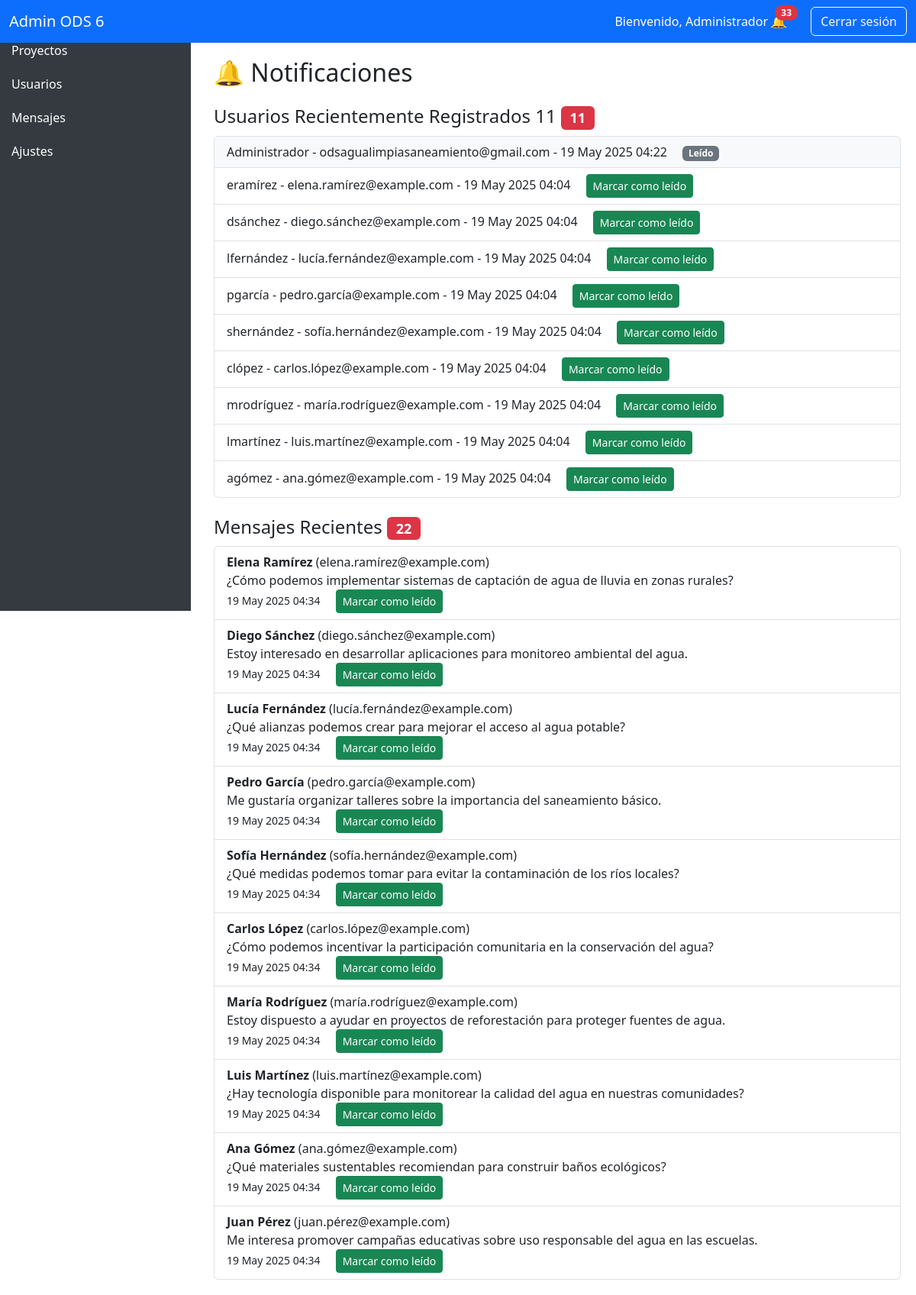
/panel/notificaciones/ (signed in), run on the app's committed database.
### agua/models.py (models this page shows, shortened)
class MensajeContacto(models.Model):
    usuario = models.ForeignKey(User, on_delete=models.CASCADE, null=True, blank=True)
    nombre = models.CharField(max_length=100)
    email = models.EmailField()
    mensaje = models.TextField()
    fecha = models.DateTimeField(auto_now_add=True)
    respondido = models.BooleanField(default=False)
    respuesta = models.TextField(blank=True, null=True)

### agua/views.py (the view)
# urls.py: path('panel/notificaciones/', views.notificaciones_admin, name='notificaciones_admin'),
@login_required
@user_passes_test(lambda u: u.is_superuser)
def notificaciones_admin(request):
    nuevos_usuarios = User.objects.order_by('-date_joined')[:10]
    mensajes = MensajeContacto.objects.order_by('-fecha')[:10]
    mensajes_no_respondidos = MensajeContacto.objects.filter(respondido=False).count()
    usuarios_no_leidos = UsuarioLeido.objects.filter(leido=False).count()
    total_notificaciones = mensajes_no_respondidos + usuarios_no_leidos
    return render(request, 'agua/notificaciones_admin.html', {
        'nuevos_usuarios': nuevos_usuarios,
        'mensajes': mensajes,
        'mensajes_no_respondidos': mensajes_no_respondidos,
        'usuarios_no_leidos': usuarios_no_leidos,
        'total_notificaciones': total_notificaciones,  # Pasar el total de notificaciones
    })

### agua/context_processors.py (called while the page is built)
def notificaciones_context(request):
    mensajes_no_respondidos = MensajeContacto.objects.filter(respondido=False).count()
    usuarios_no_leidos = UsuarioLeido.objects.filter(leido=False).count()
    return {
        'usuarios_no_leidos': usuarios_no_leidos,
        'mensajes_no_respondidos': mensajes_no_respondidos
    }

### agua/templates/agua/notificaciones_admin.html
{% extends 'agua/base_admin.html' %}
{% block content %}
<h2>🔔 Notificaciones</h2>
<h4 class="mt-4">
    Usuarios Recientemente Registrados
    {{ usuarios_no_leidos }}
    {% if usuarios_no_leidos > 0 %}
        <span class="badge bg-danger">{{ usuarios_no_leidos }}</span>
    {% endif %}
</h4>
<ul class="list-group">
    {% for usuario in nuevos_usuarios %}
        <li class="list-group-item {% if usuario.usuarioleido.leido %}bg-light{% endif %}">
            {{ usuario.username }} - {{ usuario.email }} - {{ usuario.date_joined|date:"d M Y H:i" }}
            {% if not usuario.usuarioleido.leido %}
                <a href="{% url 'marcar_usuario_leido' usuario.id %}" class="btn btn-sm btn-success ms-3">Marcar como leído</a>
            {% else %}
                <span class="badge bg-secondary ms-3">Leído</span>
            {% endif %}
        </li>
    {% empty %}
        <li class="list-group-item">No hay usuarios nuevos.</li>
    {% endfor %}
</ul>
<h4 class="mt-4">
    Mensajes Recientes
    {% if mensajes_no_respondidos > 0 %}
        <span class="badge bg-danger">{{ mensajes_no_respondidos }}</span>
    {% endif %}
</h4>
<ul class="list-group">
    {% for mensaje in mensajes %}
        <li class="list-group-item {% if mensaje.respondido %}bg-light{% endif %}">
            <strong>{{ mensaje.nombre }}</strong> ({{ mensaje.email }})<br>
            {{ mensaje.mensaje }}<br>
            <small>{{ mensaje.fecha|date:"d M Y H:i" }}</small>
            {% if not mensaje.respondido %}
                <a href="{% url 'marcar_mensaje_leido' mensaje.id %}" class="btn btn-sm btn-success ms-3">Marcar como leído</a>
            {% else %}
                <span class="badge bg-secondary ms-3">Leído</span>
            {% endif %}
        </li>
    {% empty %}
        <li class="list-group-item">No hay mensajes recientes.</li>
    {% endfor %}
</ul>
{% endblock %}

### agua/templates/agua/base_admin.html (shortened to what this page needs)
<!DOCTYPE html>
<html lang="es">
<head>
    <link href="https://cdn.jsdelivr.net/npm/bootstrap@5.3.0/dist/css/bootstrap.min.css" rel="stylesheet">
</head>
<body>
    <nav class="navbar navbar-expand-lg navbar-dark bg-primary">
        <div class="container-fluid">
            <a class="navbar-brand" href="{% url 'admin_panel' %}">Admin ODS 6</a>
            <div class="d-flex align-items-center ms-auto">
                <span class="text-white me-3">
                    Bienvenido, {{ user.username }}
                    <a href="{% url 'notificaciones_admin' %}" class="position-relative me-3 text-white" title="Notificaciones">
                        🔔
                        {% if mensajes_no_respondidos > 0 or usuarios_no_leidos > 0 %}
                            <span class="position-absolute top-0 start-100 translate-middle badge rounded-pill bg-danger">
                                {{ mensajes_no_respondidos|add:usuarios_no_leidos }}
                            </span>
                        {% endif %}
                    </a>
                </span>
                <a href="{% url 'logout' %}" class="btn btn-outline-light">Cerrar sesión</a>
            </div>
        </div>
    </nav>
    <div class="sidebar">
        <ul class="nav flex-column">
            <li class="nav-item">
                <a href="{% url 'admin_panel' %}" class="nav-link">Inicio</a>
            </li>
            <li class="nav-item">
                <a class="navbar-brand" href="{% url 'crear_proyecto' %}">Proyectos</a>
            </li>
            <li class="nav-item">
                <a class="navbar-brand" href="{% url 'usuarios_registrados' %}">Usuarios</a>
            </li>
            <li class="nav-item">
                <a href="{% url 'mensajes' %}" class="nav-link">Mensajes</a>
            </li>
            <li class="nav-item">
                <a class="navbar-brand" href="{% url 'panel_ajustes' %}">Ajustes</a>
            </li>
        </ul>
    </div>
    <div class="content-wrapper">
        {% block content %}{% endblock %}
    </div>
</body>
</html>

### agua/templates/agua/base_admin.html (style rules this page uses)
.sidebar { height: 100vh; position: fixed; top: 0; left: 0; width: 250px; background-color: #343a40; color: white; }
.sidebar a { color: white; padding: 10px 15px; display: block; text-decoration: none; }
.content-wrapper { margin-left: 260px; padding: 20px; }
.navbar { z-index: 10; }

### data on the page
MensajeContacto: nombre "Elena Ramírez", email "elena.ramírez@example.com", mensaje "¿Cómo podemos implementar sistemas de captación de agua de lluvia en zonas rurales?", fecha "19 May 2025 04:34", respondido "Marcar como leído"
MensajeContacto: nombre "Diego Sánchez", email "diego.sánchez@example.com", mensaje "Estoy interesado en desarrollar aplicaciones para monitoreo ambiental del agua.", fecha "19 May 2025 04:34", respondido "Marcar como leído"
MensajeContacto: nombre "Lucía Fernández", email "lucía.fernández@example.com", mensaje "¿Qué alianzas podemos crear para mejorar el acceso al agua potable?", fecha "19 May 2025 04:34", respondido "Marcar como leído"
MensajeContacto: nombre "Pedro García", email "pedro.garcía@example.com", mensaje "Me gustaría organizar talleres sobre la importancia del saneamiento básico.", fecha "19 May 2025 04:34", respondido "Marcar como leído"
MensajeContacto: nombre "Sofía Hernández", email "sofía.hernández@example.com", mensaje "¿Qué medidas podemos tomar para evitar la contaminación de los ríos locales?", fecha "19 May 2025 04:34", respondido "Marcar como leído"
MensajeContacto: nombre "Carlos López", email "carlos.lópez@example.com", mensaje "¿Cómo podemos incentivar la participación comunitaria en la conservación del agua?", fecha "19 May 2025 04:34", respondido "Marcar como leído"
MensajeContacto: nombre "María Rodríguez", email "maría.rodríguez@example.com", mensaje "Estoy dispuesto a ayudar en proyectos de reforestación para proteger fuentes de agua.", fecha "19 May 2025 04:34", respondido "Marcar como leído"
MensajeContacto: nombre "Luis Martínez", email "luis.martínez@example.com", mensaje "¿Hay tecnología disponible para monitorear la calidad del agua en nuestras comunidades?", fecha "19 May 2025 04:34", respondido "Marcar como leído"
MensajeContacto: nombre "Ana Gómez", email "ana.gómez@example.com", mensaje "¿Qué materiales sustentables recomiendan para construir baños ecológicos?", fecha "19 May 2025 04:34", respondido "Marcar como leído"
MensajeContacto: nombre "Juan Pérez", email "juan.pérez@example.com", mensaje "Me interesa promover campañas educativas sobre uso responsable del agua en las escuelas.", fecha "19 May 2025 04:34", respondido "Marcar como leído"

### other printed values
{{ user.username }} "Administrador"
{{ mensajes_no_respondidos|add:usuarios_no_leidos }} "33"
{{ usuarios_no_leidos }} "11"
{{ usuario.username }} "Administrador"
{{ usuario.email }} "odsagualimpiasaneamiento@gmail.com"
{{ usuario.date_joined|date:"d M Y H:i" }} "19 May 2025 04:22"
{{ usuario.username }} "eramírez"
{{ usuario.email }} "elena.ramírez@example.com"
{{ usuario.date_joined|date:"d M Y H:i" }} "19 May 2025 04:04"
{{ usuario.username }} "dsánchez"
{{ usuario.email }} "diego.sánchez@example.com"
{{ usuario.username }} "lfernández"
{{ usuario.email }} "lucía.fernández@example.com"
{{ usuario.username }} "pgarcía"
{{ usuario.email }} "pedro.garcía@example.com"
